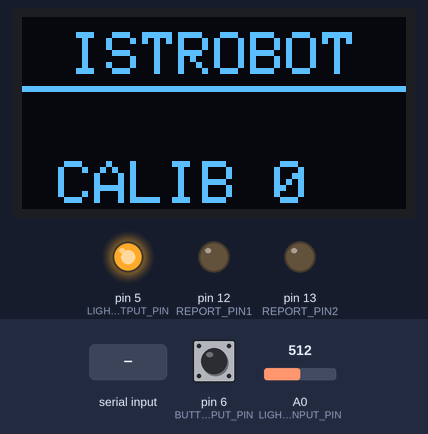
Simulated run of this program. Board: Arduino Nano, built with avr-gcc and run on an emulated ATmega328P. On the bench: 128×64 one-colour display, output pins drawn as LEDs (lit = HIGH). The test bench sets the inputs (shaded band); at power-on: pin 6 (BUTTON_INPUT_PIN) LOW, A0 (LIGHT_INPUT_PIN) = 512. What the program prints to the serial monitor is not drawn.

Above: at 1.2 s.
1.3 s: pin 6 (BUTTON_INPUT_PIN) pulled HIGH for 0.15 s
At 2.7 s:
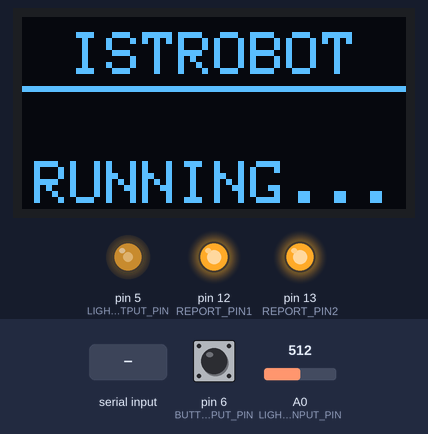
3.0 s: "R90\n" received over Serial
At 3.9 s:
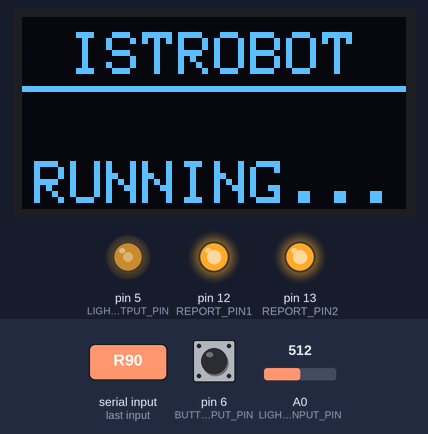
4.6 s: "R,45\n" received over Serial
At 5.1 s:
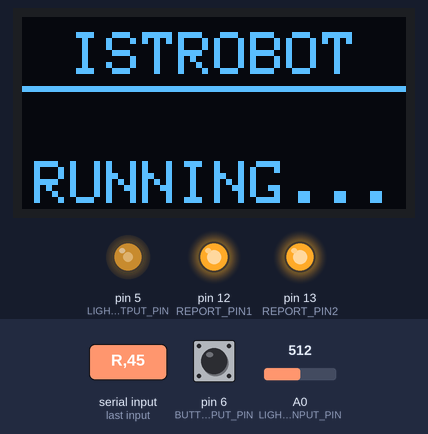
6.1 s: "0\n" received over Serial
At 6.5 s:
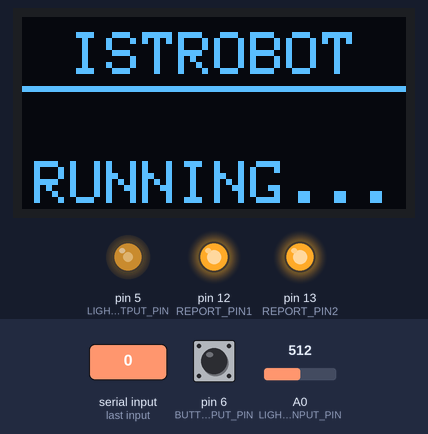
7.6 s: pin 6 (BUTTON_INPUT_PIN) pulled HIGH for 1 s
At 9.2 s:
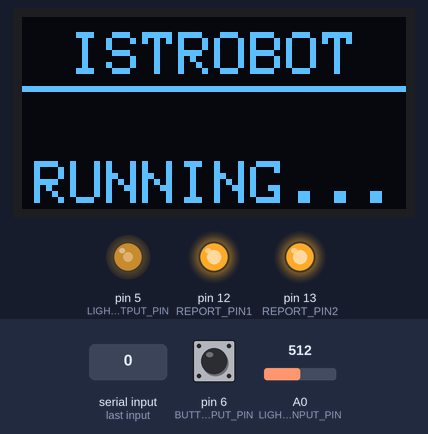
Timing chart, 0 to 10.7 s (numbered marks = the images above; inputs shaded):
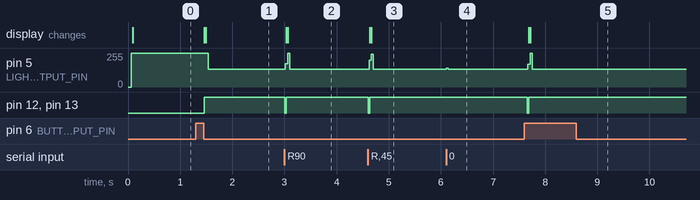

The program:

main.cpp
```cpp
#include <main.h>

void reloadConfig() {
  ignoreTimeValue = (uint8_t)(configReadIgnoreTime() == -1 ? 1 : configReadIgnoreTime());
}

void setup() {
  // Read EEPROM config
  reloadConfig();

  // Set pins
  pinMode(LIGHT_OUTPUT_PIN, OUTPUT);
  pinMode(REPORT_PIN1, OUTPUT);
  pinMode(REPORT_PIN2, OUTPUT);
  pinMode(BUTTON_INPUT_PIN, INPUT);

  // Init display
  uiInit(&display);

  // Init serial
  cmdLine.reserve(128);
  Serial.begin(19200);
}

void reportDigital(int state) {
  digitalWrite(REPORT_PIN1, state);
  digitalWrite(REPORT_PIN2, state);
}

int readLaserOff() {
  digitalWrite(LIGHT_OUTPUT_PIN, LOW);
  delayMicroseconds(LIGHT_CHANGE_DELAY_US);
  return analogRead(LIGHT_INPUT_PIN);
}

int readLaserOn() {
  digitalWrite(LIGHT_OUTPUT_PIN, HIGH);
  delayMicroseconds(LIGHT_CHANGE_DELAY_US);
  return analogRead(LIGHT_INPUT_PIN);
}

void serialEvent() {
  while (Serial.available()) {
    char chr = (char)Serial.read();

    if (chr == '\n')
      cmdComplete = true;
    else cmdLine += chr;
  }
}

int valOff, valOn, valDiff;

int stopwatchState = STOPWATCH_DEBUG;
unsigned long timeStart;
unsigned long timeFinish;

// Reset button
int buttonState;
int lastButtonState = LOW;
unsigned long lastDebounceTime = 0;  // the last time the output pin was toggled
unsigned long debounceDelay = 50;    // the debounce time; increase if the output flickers

void stopwatchReset() {
  stopwatchState = STOPWATCH_READY;
  commSend("R");
  reportDigital(LOW);

  uiRenderStatus(&display, "READY");
}

void processSerialCommands() {
  if (cmdComplete) {
    if (cmdLine[0] == 'R') {
      stopwatchReset();
    } else if (cmdLine[0] == '0') {
      if (cmdLine.length() == 3) {
        ignoreTimeValue = (byte)(cmdLine[2] - '0');
        configWriteIgnoreTime(ignoreTimeValue);
        reloadConfig();
      }

      commSendWithULongParam("0", (unsigned long)ignoreTimeValue);
    }

    // Clear the cmdLine
    cmdLine = "";
    cmdComplete = false;
  }
}

void checkResetButton() {
  int buttonReading = digitalRead(BUTTON_INPUT_PIN);

  if (buttonReading != lastButtonState) {
    lastDebounceTime = millis();
  }

  if ((millis() - lastDebounceTime) > debounceDelay) {
    if (buttonReading != buttonState) {
      buttonState = buttonReading;

      if (buttonState == HIGH) {
        stopwatchReset();
      }
    }
  }

  lastButtonState = buttonReading;
}

void loop() {
  processSerialCommands();
  checkResetButton();

  // Light reading
  valOff = readLaserOff();
  valOn = readLaserOn();
  valDiff = valOn - valOff;

  if (stopwatchState == STOPWATCH_DEBUG) {
    commSendCalibrationValue(valDiff);
    uiRenderCalibration(&display, (int)valDiff, LIGHT_CALIBRATION_THRESHOLD);
    delay(50);
    return;
  }

  if (stopwatchState == STOPWATCH_IGNORING) {
    if (millis() - timeStart > ignoreTimeValue * IGNORE_TIME_MUTIPLIER)
      stopwatchState = STOPWATCH_RUNNING;
    else
      return;
  }

  if (valDiff < LIGHT_DIFF_THRESHOLD) {
    if (stopwatchState == STOPWATCH_READY) {
      timeStart = millis();
      stopwatchState = STOPWATCH_IGNORING;
      commSend("S");
      reportDigital(HIGH);
      uiRenderStatus(&display, "RUNNING...");
      return;
    }
    if (stopwatchState == STOPWATCH_RUNNING) {
      timeFinish = millis();
      unsigned long timeDiff = timeFinish - timeStart;
      stopwatchState = STOPWATCH_FINISHED;
      commSendWithULongParam("F", timeDiff);
      reportDigital(LOW);
      uiReportTime(&display, timeDiff);
      return;
    }
  }

}
```

main.h
```cpp
#include <Arduino.h>

#include <Wire.h>

#include <config.h>
#include <ui.h>
#include <comm.h>

#define REPORT_PIN1 12
#define REPORT_PIN2 13

#define LIGHT_INPUT_PIN 0
#define LIGHT_OUTPUT_PIN 5

#define BUTTON_INPUT_PIN 6

#define LIGHT_DIFF_THRESHOLD 5
#define LIGHT_CHANGE_DELAY_US 300
#define LIGHT_CALIBRATION_THRESHOLD 300

#define IGNORE_TIME_MUTIPLIER 1000

#define STOPWATCH_DEBUG -1
#define STOPWATCH_READY 0
#define STOPWATCH_IGNORING 1
#define STOPWATCH_RUNNING 2
#define STOPWATCH_FINISHED 3

static String cmdLine = "";
static bool cmdComplete = false;
static byte ignoreTimeValue = 1;
```

Measured:
- after the input at 1.3 s, pin 5 (LIGHT_OUTPUT_PIN): 255/255 → 132/255 after 0.24 s; pin 12 (REPORT_PIN1), pin 13 (REPORT_PIN2): LOW → HIGH after 0.17 s; the display: first changes after 0.16 s (image 1 shows a later state)
- after the input at 3.0 s, pin 5 (LIGHT_OUTPUT_PIN): 132/255 → 174/255 at once, → 255/255 0.05 s later, → 132/255 0.04 s later; pin 12 (REPORT_PIN1), pin 13 (REPORT_PIN2): HIGH → LOW at once, → HIGH 0.03 s later; the display: first changes at once (image 2 shows a later state)
- after the input at 4.6 s, pin 5 (LIGHT_OUTPUT_PIN): 132/255 → 200/255 at once, → 246/255 0.04 s later, → 132/255 0.04 s later; pin 12 (REPORT_PIN1), pin 13 (REPORT_PIN2): HIGH → LOW at once, → HIGH 0.03 s later; the display: first changes at once (image 3 shows a later state)
- after the input at 6.1 s, pin 5 (LIGHT_OUTPUT_PIN): 132/255 → 134/255 at once
- after the input at 7.6 s, pin 5 (LIGHT_OUTPUT_PIN): 134/255 → 132/255 after 0.06 s; pin 12 (REPORT_PIN1), pin 13 (REPORT_PIN2): HIGH → LOW after 0.05 s, → HIGH 0.03 s later; the display: first changes after 0.08 s (image 5 shows a later state)
